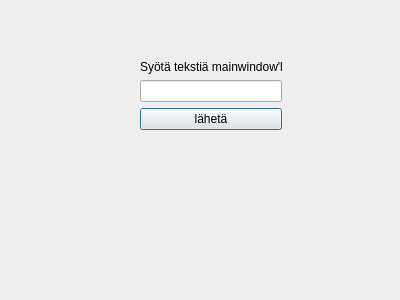
<?xml version="1.0" encoding="UTF-8"?>
<ui version="4.0">
 <class>Dialog</class>
 <widget class="QDialog" name="Dialog">
  <property name="geometry">
   <rect>
    <x>0</x>
    <y>0</y>
    <width>400</width>
    <height>300</height>
   </rect>
  </property>
  <property name="windowTitle">
   <string>Dialog</string>
  </property>
  <widget class="QWidget" name="">
   <property name="geometry">
    <rect>
     <x>140</x>
     <y>60</y>
     <width>142</width>
     <height>70</height>
    </rect>
   </property>
   <layout class="QVBoxLayout" name="verticalLayout">
    <item>
     <widget class="QLabel" name="label">
      <property name="text">
       <string>Syötä tekstiä mainwindow'lle:</string>
      </property>
     </widget>
    </item>
    <item>
     <widget class="QLineEdit" name="dialogteksti"/>
    </item>
    <item>
     <widget class="QPushButton" name="pushButton">
      <property name="text">
       <string>lähetä</string>
      </property>
     </widget>
    </item>
   </layout>
  </widget>
 </widget>
 <resources/>
 <connections/>
</ui>
